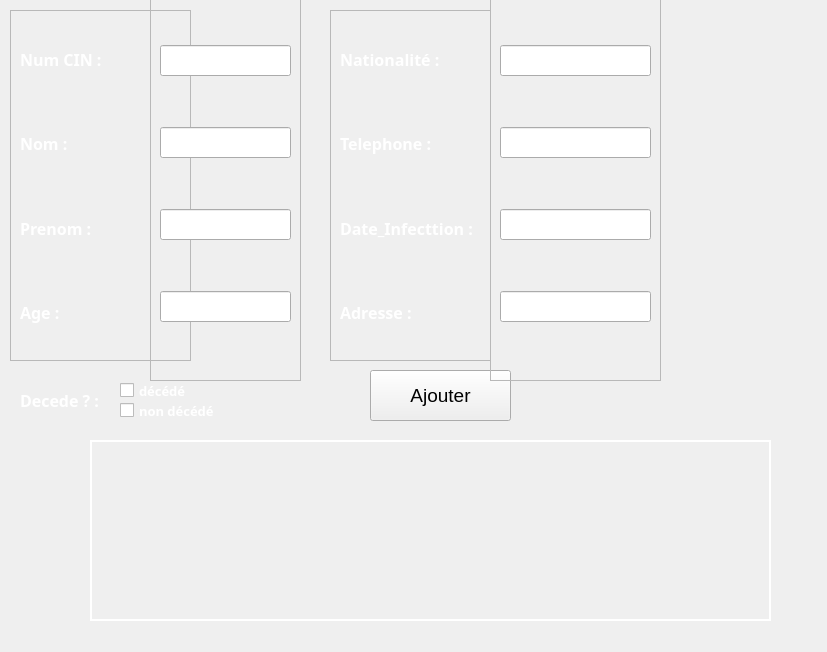
<?xml version="1.0" encoding="UTF-8"?>
<ui version="4.0">
 <class>Form</class>
 <widget class="QWidget" name="Form">
  <property name="geometry">
   <rect>
    <x>0</x>
    <y>0</y>
    <width>827</width>
    <height>652</height>
   </rect>
  </property>
  <property name="windowTitle">
   <string>Form</string>
  </property>
  <widget class="QPushButton" name="pushButton">
   <property name="geometry">
    <rect>
     <x>370</x>
     <y>370</y>
     <width>141</width>
     <height>51</height>
    </rect>
   </property>
   <property name="font">
    <font>
     <pointsize>14</pointsize>
    </font>
   </property>
   <property name="text">
    <string>Ajouter</string>
   </property>
  </widget>
  <widget class="QLabel" name="label_11">
   <property name="geometry">
    <rect>
     <x>90</x>
     <y>440</y>
     <width>681</width>
     <height>181</height>
    </rect>
   </property>
   <property name="palette">
    <palette>
     <active>
      <colorrole role="WindowText">
       <brush brushstyle="SolidPattern">
        <color alpha="255">
         <red>255</red>
         <green>255</green>
         <blue>255</blue>
        </color>
       </brush>
      </colorrole>
      <colorrole role="Text">
       <brush brushstyle="SolidPattern">
        <color alpha="255">
         <red>255</red>
         <green>255</green>
         <blue>255</blue>
        </color>
       </brush>
      </colorrole>
     </active>
     <inactive>
      <colorrole role="WindowText">
       <brush brushstyle="SolidPattern">
        <color alpha="255">
         <red>255</red>
         <green>255</green>
         <blue>255</blue>
        </color>
       </brush>
      </colorrole>
      <colorrole role="Text">
       <brush brushstyle="SolidPattern">
        <color alpha="255">
         <red>255</red>
         <green>255</green>
         <blue>255</blue>
        </color>
       </brush>
      </colorrole>
     </inactive>
     <disabled>
      <colorrole role="WindowText">
       <brush brushstyle="SolidPattern">
        <color alpha="255">
         <red>120</red>
         <green>120</green>
         <blue>120</blue>
        </color>
       </brush>
      </colorrole>
      <colorrole role="Text">
       <brush brushstyle="SolidPattern">
        <color alpha="255">
         <red>120</red>
         <green>120</green>
         <blue>120</blue>
        </color>
       </brush>
      </colorrole>
     </disabled>
    </palette>
   </property>
   <property name="font">
    <font>
     <family>Segoe UI Semibold</family>
     <pointsize>9</pointsize>
     <weight>75</weight>
     <bold>true</bold>
    </font>
   </property>
   <property name="frameShape">
    <enum>QFrame::WinPanel</enum>
   </property>
   <property name="text">
    <string/>
   </property>
  </widget>
  <widget class="QFrame" name="frame">
   <property name="geometry">
    <rect>
     <x>10</x>
     <y>10</y>
     <width>181</width>
     <height>351</height>
    </rect>
   </property>
   <property name="frameShape">
    <enum>QFrame::StyledPanel</enum>
   </property>
   <property name="frameShadow">
    <enum>QFrame::Raised</enum>
   </property>
   <layout class="QVBoxLayout" name="verticalLayout">
    <item>
     <widget class="QLabel" name="label_2">
      <property name="palette">
       <palette>
        <active>
         <colorrole role="WindowText">
          <brush brushstyle="SolidPattern">
           <color alpha="255">
            <red>255</red>
            <green>255</green>
            <blue>255</blue>
           </color>
          </brush>
         </colorrole>
         <colorrole role="Text">
          <brush brushstyle="SolidPattern">
           <color alpha="255">
            <red>255</red>
            <green>255</green>
            <blue>255</blue>
           </color>
          </brush>
         </colorrole>
        </active>
        <inactive>
         <colorrole role="WindowText">
          <brush brushstyle="SolidPattern">
           <color alpha="255">
            <red>255</red>
            <green>255</green>
            <blue>255</blue>
           </color>
          </brush>
         </colorrole>
         <colorrole role="Text">
          <brush brushstyle="SolidPattern">
           <color alpha="255">
            <red>255</red>
            <green>255</green>
            <blue>255</blue>
           </color>
          </brush>
         </colorrole>
        </inactive>
        <disabled>
         <colorrole role="WindowText">
          <brush brushstyle="SolidPattern">
           <color alpha="255">
            <red>120</red>
            <green>120</green>
            <blue>120</blue>
           </color>
          </brush>
         </colorrole>
         <colorrole role="Text">
          <brush brushstyle="SolidPattern">
           <color alpha="255">
            <red>120</red>
            <green>120</green>
            <blue>120</blue>
           </color>
          </brush>
         </colorrole>
        </disabled>
       </palette>
      </property>
      <property name="font">
       <font>
        <family>Segoe UI Black</family>
        <pointsize>12</pointsize>
        <weight>75</weight>
        <bold>true</bold>
       </font>
      </property>
      <property name="layoutDirection">
       <enum>Qt::LeftToRight</enum>
      </property>
      <property name="frameShape">
       <enum>QFrame::NoFrame</enum>
      </property>
      <property name="text">
       <string>Num CIN :</string>
      </property>
     </widget>
    </item>
    <item>
     <widget class="QLabel" name="label_3">
      <property name="palette">
       <palette>
        <active>
         <colorrole role="WindowText">
          <brush brushstyle="SolidPattern">
           <color alpha="255">
            <red>255</red>
            <green>255</green>
            <blue>255</blue>
           </color>
          </brush>
         </colorrole>
         <colorrole role="Text">
          <brush brushstyle="SolidPattern">
           <color alpha="255">
            <red>255</red>
            <green>255</green>
            <blue>255</blue>
           </color>
          </brush>
         </colorrole>
        </active>
        <inactive>
         <colorrole role="WindowText">
          <brush brushstyle="SolidPattern">
           <color alpha="255">
            <red>255</red>
            <green>255</green>
            <blue>255</blue>
           </color>
          </brush>
         </colorrole>
         <colorrole role="Text">
          <brush brushstyle="SolidPattern">
           <color alpha="255">
            <red>255</red>
            <green>255</green>
            <blue>255</blue>
           </color>
          </brush>
         </colorrole>
        </inactive>
        <disabled>
         <colorrole role="WindowText">
          <brush brushstyle="SolidPattern">
           <color alpha="255">
            <red>120</red>
            <green>120</green>
            <blue>120</blue>
           </color>
          </brush>
         </colorrole>
         <colorrole role="Text">
          <brush brushstyle="SolidPattern">
           <color alpha="255">
            <red>120</red>
            <green>120</green>
            <blue>120</blue>
           </color>
          </brush>
         </colorrole>
        </disabled>
       </palette>
      </property>
      <property name="font">
       <font>
        <family>Segoe UI Black</family>
        <pointsize>12</pointsize>
        <weight>75</weight>
        <bold>true</bold>
       </font>
      </property>
      <property name="layoutDirection">
       <enum>Qt::LeftToRight</enum>
      </property>
      <property name="frameShape">
       <enum>QFrame::NoFrame</enum>
      </property>
      <property name="text">
       <string>Nom :</string>
      </property>
     </widget>
    </item>
    <item>
     <widget class="QLabel" name="label_4">
      <property name="palette">
       <palette>
        <active>
         <colorrole role="WindowText">
          <brush brushstyle="SolidPattern">
           <color alpha="255">
            <red>255</red>
            <green>255</green>
            <blue>255</blue>
           </color>
          </brush>
         </colorrole>
         <colorrole role="Text">
          <brush brushstyle="SolidPattern">
           <color alpha="255">
            <red>255</red>
            <green>255</green>
            <blue>255</blue>
           </color>
          </brush>
         </colorrole>
        </active>
        <inactive>
         <colorrole role="WindowText">
          <brush brushstyle="SolidPattern">
           <color alpha="255">
            <red>255</red>
            <green>255</green>
            <blue>255</blue>
           </color>
          </brush>
         </colorrole>
         <colorrole role="Text">
          <brush brushstyle="SolidPattern">
           <color alpha="255">
            <red>255</red>
            <green>255</green>
            <blue>255</blue>
           </color>
          </brush>
         </colorrole>
        </inactive>
        <disabled>
         <colorrole role="WindowText">
          <brush brushstyle="SolidPattern">
           <color alpha="255">
            <red>120</red>
            <green>120</green>
            <blue>120</blue>
           </color>
          </brush>
         </colorrole>
         <colorrole role="Text">
          <brush brushstyle="SolidPattern">
           <color alpha="255">
            <red>120</red>
            <green>120</green>
            <blue>120</blue>
           </color>
          </brush>
         </colorrole>
        </disabled>
       </palette>
      </property>
      <property name="font">
       <font>
        <family>Segoe UI Black</family>
        <pointsize>12</pointsize>
        <weight>75</weight>
        <bold>true</bold>
       </font>
      </property>
      <property name="layoutDirection">
       <enum>Qt::LeftToRight</enum>
      </property>
      <property name="frameShape">
       <enum>QFrame::NoFrame</enum>
      </property>
      <property name="text">
       <string>Prenom :</string>
      </property>
     </widget>
    </item>
    <item>
     <widget class="QLabel" name="label_5">
      <property name="palette">
       <palette>
        <active>
         <colorrole role="WindowText">
          <brush brushstyle="SolidPattern">
           <color alpha="255">
            <red>255</red>
            <green>255</green>
            <blue>255</blue>
           </color>
          </brush>
         </colorrole>
         <colorrole role="Text">
          <brush brushstyle="SolidPattern">
           <color alpha="255">
            <red>255</red>
            <green>255</green>
            <blue>255</blue>
           </color>
          </brush>
         </colorrole>
        </active>
        <inactive>
         <colorrole role="WindowText">
          <brush brushstyle="SolidPattern">
           <color alpha="255">
            <red>255</red>
            <green>255</green>
            <blue>255</blue>
           </color>
          </brush>
         </colorrole>
         <colorrole role="Text">
          <brush brushstyle="SolidPattern">
           <color alpha="255">
            <red>255</red>
            <green>255</green>
            <blue>255</blue>
           </color>
          </brush>
         </colorrole>
        </inactive>
        <disabled>
         <colorrole role="WindowText">
          <brush brushstyle="SolidPattern">
           <color alpha="255">
            <red>120</red>
            <green>120</green>
            <blue>120</blue>
           </color>
          </brush>
         </colorrole>
         <colorrole role="Text">
          <brush brushstyle="SolidPattern">
           <color alpha="255">
            <red>120</red>
            <green>120</green>
            <blue>120</blue>
           </color>
          </brush>
         </colorrole>
        </disabled>
       </palette>
      </property>
      <property name="font">
       <font>
        <family>Segoe UI Black</family>
        <pointsize>12</pointsize>
        <weight>75</weight>
        <bold>true</bold>
       </font>
      </property>
      <property name="layoutDirection">
       <enum>Qt::LeftToRight</enum>
      </property>
      <property name="frameShape">
       <enum>QFrame::NoFrame</enum>
      </property>
      <property name="text">
       <string>Age :</string>
      </property>
     </widget>
    </item>
   </layout>
  </widget>
  <widget class="QFrame" name="frame_2">
   <property name="geometry">
    <rect>
     <x>150</x>
     <y>-10</y>
     <width>151</width>
     <height>391</height>
    </rect>
   </property>
   <property name="frameShape">
    <enum>QFrame::StyledPanel</enum>
   </property>
   <property name="frameShadow">
    <enum>QFrame::Raised</enum>
   </property>
   <layout class="QVBoxLayout" name="verticalLayout_2">
    <item>
     <widget class="QLineEdit" name="lineEdit_2">
      <property name="font">
       <font>
        <family>Malgun Gothic</family>
        <pointsize>12</pointsize>
       </font>
      </property>
     </widget>
    </item>
    <item>
     <widget class="QLineEdit" name="lineEdit_3">
      <property name="font">
       <font>
        <family>Malgun Gothic</family>
        <pointsize>12</pointsize>
       </font>
      </property>
     </widget>
    </item>
    <item>
     <widget class="QLineEdit" name="lineEdit_4">
      <property name="font">
       <font>
        <family>Malgun Gothic</family>
        <pointsize>12</pointsize>
       </font>
      </property>
     </widget>
    </item>
    <item>
     <widget class="QLineEdit" name="lineEdit_5">
      <property name="font">
       <font>
        <family>Malgun Gothic</family>
        <pointsize>12</pointsize>
       </font>
      </property>
     </widget>
    </item>
   </layout>
  </widget>
  <widget class="QFrame" name="frame_3">
   <property name="geometry">
    <rect>
     <x>330</x>
     <y>10</y>
     <width>161</width>
     <height>351</height>
    </rect>
   </property>
   <property name="frameShape">
    <enum>QFrame::StyledPanel</enum>
   </property>
   <property name="frameShadow">
    <enum>QFrame::Raised</enum>
   </property>
   <layout class="QVBoxLayout" name="verticalLayout_3">
    <item>
     <widget class="QLabel" name="label_7">
      <property name="palette">
       <palette>
        <active>
         <colorrole role="WindowText">
          <brush brushstyle="SolidPattern">
           <color alpha="255">
            <red>255</red>
            <green>255</green>
            <blue>255</blue>
           </color>
          </brush>
         </colorrole>
         <colorrole role="Text">
          <brush brushstyle="SolidPattern">
           <color alpha="255">
            <red>255</red>
            <green>255</green>
            <blue>255</blue>
           </color>
          </brush>
         </colorrole>
        </active>
        <inactive>
         <colorrole role="WindowText">
          <brush brushstyle="SolidPattern">
           <color alpha="255">
            <red>255</red>
            <green>255</green>
            <blue>255</blue>
           </color>
          </brush>
         </colorrole>
         <colorrole role="Text">
          <brush brushstyle="SolidPattern">
           <color alpha="255">
            <red>255</red>
            <green>255</green>
            <blue>255</blue>
           </color>
          </brush>
         </colorrole>
        </inactive>
        <disabled>
         <colorrole role="WindowText">
          <brush brushstyle="SolidPattern">
           <color alpha="255">
            <red>120</red>
            <green>120</green>
            <blue>120</blue>
           </color>
          </brush>
         </colorrole>
         <colorrole role="Text">
          <brush brushstyle="SolidPattern">
           <color alpha="255">
            <red>120</red>
            <green>120</green>
            <blue>120</blue>
           </color>
          </brush>
         </colorrole>
        </disabled>
       </palette>
      </property>
      <property name="font">
       <font>
        <family>Segoe UI Black</family>
        <pointsize>12</pointsize>
        <weight>75</weight>
        <bold>true</bold>
       </font>
      </property>
      <property name="layoutDirection">
       <enum>Qt::LeftToRight</enum>
      </property>
      <property name="frameShape">
       <enum>QFrame::NoFrame</enum>
      </property>
      <property name="text">
       <string>Nationalité :</string>
      </property>
     </widget>
    </item>
    <item>
     <widget class="QLabel" name="label_8">
      <property name="palette">
       <palette>
        <active>
         <colorrole role="WindowText">
          <brush brushstyle="SolidPattern">
           <color alpha="255">
            <red>255</red>
            <green>255</green>
            <blue>255</blue>
           </color>
          </brush>
         </colorrole>
         <colorrole role="Text">
          <brush brushstyle="SolidPattern">
           <color alpha="255">
            <red>255</red>
            <green>255</green>
            <blue>255</blue>
           </color>
          </brush>
         </colorrole>
        </active>
        <inactive>
         <colorrole role="WindowText">
          <brush brushstyle="SolidPattern">
           <color alpha="255">
            <red>255</red>
            <green>255</green>
            <blue>255</blue>
           </color>
          </brush>
         </colorrole>
         <colorrole role="Text">
          <brush brushstyle="SolidPattern">
           <color alpha="255">
            <red>255</red>
            <green>255</green>
            <blue>255</blue>
           </color>
          </brush>
         </colorrole>
        </inactive>
        <disabled>
         <colorrole role="WindowText">
          <brush brushstyle="SolidPattern">
           <color alpha="255">
            <red>120</red>
            <green>120</green>
            <blue>120</blue>
           </color>
          </brush>
         </colorrole>
         <colorrole role="Text">
          <brush brushstyle="SolidPattern">
           <color alpha="255">
            <red>120</red>
            <green>120</green>
            <blue>120</blue>
           </color>
          </brush>
         </colorrole>
        </disabled>
       </palette>
      </property>
      <property name="font">
       <font>
        <family>Segoe UI Black</family>
        <pointsize>12</pointsize>
        <weight>75</weight>
        <bold>true</bold>
       </font>
      </property>
      <property name="layoutDirection">
       <enum>Qt::LeftToRight</enum>
      </property>
      <property name="frameShape">
       <enum>QFrame::NoFrame</enum>
      </property>
      <property name="text">
       <string>Telephone :</string>
      </property>
     </widget>
    </item>
    <item>
     <widget class="QLabel" name="label_9">
      <property name="palette">
       <palette>
        <active>
         <colorrole role="WindowText">
          <brush brushstyle="SolidPattern">
           <color alpha="255">
            <red>255</red>
            <green>255</green>
            <blue>255</blue>
           </color>
          </brush>
         </colorrole>
         <colorrole role="Text">
          <brush brushstyle="SolidPattern">
           <color alpha="255">
            <red>255</red>
            <green>255</green>
            <blue>255</blue>
           </color>
          </brush>
         </colorrole>
        </active>
        <inactive>
         <colorrole role="WindowText">
          <brush brushstyle="SolidPattern">
           <color alpha="255">
            <red>255</red>
            <green>255</green>
            <blue>255</blue>
           </color>
          </brush>
         </colorrole>
         <colorrole role="Text">
          <brush brushstyle="SolidPattern">
           <color alpha="255">
            <red>255</red>
            <green>255</green>
            <blue>255</blue>
           </color>
          </brush>
         </colorrole>
        </inactive>
        <disabled>
         <colorrole role="WindowText">
          <brush brushstyle="SolidPattern">
           <color alpha="255">
            <red>120</red>
            <green>120</green>
            <blue>120</blue>
           </color>
          </brush>
         </colorrole>
         <colorrole role="Text">
          <brush brushstyle="SolidPattern">
           <color alpha="255">
            <red>120</red>
            <green>120</green>
            <blue>120</blue>
           </color>
          </brush>
         </colorrole>
        </disabled>
       </palette>
      </property>
      <property name="font">
       <font>
        <family>Segoe UI Black</family>
        <pointsize>12</pointsize>
        <weight>75</weight>
        <bold>true</bold>
       </font>
      </property>
      <property name="layoutDirection">
       <enum>Qt::LeftToRight</enum>
      </property>
      <property name="frameShape">
       <enum>QFrame::NoFrame</enum>
      </property>
      <property name="text">
       <string>Date_Infecttion :</string>
      </property>
     </widget>
    </item>
    <item>
     <widget class="QLabel" name="label_6">
      <property name="palette">
       <palette>
        <active>
         <colorrole role="WindowText">
          <brush brushstyle="SolidPattern">
           <color alpha="255">
            <red>255</red>
            <green>255</green>
            <blue>255</blue>
           </color>
          </brush>
         </colorrole>
         <colorrole role="Text">
          <brush brushstyle="SolidPattern">
           <color alpha="255">
            <red>255</red>
            <green>255</green>
            <blue>255</blue>
           </color>
          </brush>
         </colorrole>
        </active>
        <inactive>
         <colorrole role="WindowText">
          <brush brushstyle="SolidPattern">
           <color alpha="255">
            <red>255</red>
            <green>255</green>
            <blue>255</blue>
           </color>
          </brush>
         </colorrole>
         <colorrole role="Text">
          <brush brushstyle="SolidPattern">
           <color alpha="255">
            <red>255</red>
            <green>255</green>
            <blue>255</blue>
           </color>
          </brush>
         </colorrole>
        </inactive>
        <disabled>
         <colorrole role="WindowText">
          <brush brushstyle="SolidPattern">
           <color alpha="255">
            <red>120</red>
            <green>120</green>
            <blue>120</blue>
           </color>
          </brush>
         </colorrole>
         <colorrole role="Text">
          <brush brushstyle="SolidPattern">
           <color alpha="255">
            <red>120</red>
            <green>120</green>
            <blue>120</blue>
           </color>
          </brush>
         </colorrole>
        </disabled>
       </palette>
      </property>
      <property name="font">
       <font>
        <family>Segoe UI Black</family>
        <pointsize>12</pointsize>
        <weight>75</weight>
        <bold>true</bold>
       </font>
      </property>
      <property name="layoutDirection">
       <enum>Qt::LeftToRight</enum>
      </property>
      <property name="frameShape">
       <enum>QFrame::NoFrame</enum>
      </property>
      <property name="text">
       <string>Adresse :</string>
      </property>
     </widget>
    </item>
   </layout>
  </widget>
  <widget class="QCheckBox" name="dec_oui">
   <property name="geometry">
    <rect>
     <x>120</x>
     <y>380</y>
     <width>131</width>
     <height>21</height>
    </rect>
   </property>
   <property name="palette">
    <palette>
     <active>
      <colorrole role="WindowText">
       <brush brushstyle="SolidPattern">
        <color alpha="255">
         <red>255</red>
         <green>255</green>
         <blue>255</blue>
        </color>
       </brush>
      </colorrole>
      <colorrole role="Text">
       <brush brushstyle="SolidPattern">
        <color alpha="255">
         <red>255</red>
         <green>255</green>
         <blue>255</blue>
        </color>
       </brush>
      </colorrole>
      <colorrole role="ButtonText">
       <brush brushstyle="SolidPattern">
        <color alpha="255">
         <red>255</red>
         <green>255</green>
         <blue>255</blue>
        </color>
       </brush>
      </colorrole>
     </active>
     <inactive>
      <colorrole role="WindowText">
       <brush brushstyle="SolidPattern">
        <color alpha="255">
         <red>255</red>
         <green>255</green>
         <blue>255</blue>
        </color>
       </brush>
      </colorrole>
      <colorrole role="Text">
       <brush brushstyle="SolidPattern">
        <color alpha="255">
         <red>255</red>
         <green>255</green>
         <blue>255</blue>
        </color>
       </brush>
      </colorrole>
      <colorrole role="ButtonText">
       <brush brushstyle="SolidPattern">
        <color alpha="255">
         <red>255</red>
         <green>255</green>
         <blue>255</blue>
        </color>
       </brush>
      </colorrole>
     </inactive>
     <disabled>
      <colorrole role="WindowText">
       <brush brushstyle="SolidPattern">
        <color alpha="255">
         <red>120</red>
         <green>120</green>
         <blue>120</blue>
        </color>
       </brush>
      </colorrole>
      <colorrole role="Text">
       <brush brushstyle="SolidPattern">
        <color alpha="255">
         <red>120</red>
         <green>120</green>
         <blue>120</blue>
        </color>
       </brush>
      </colorrole>
      <colorrole role="ButtonText">
       <brush brushstyle="SolidPattern">
        <color alpha="255">
         <red>120</red>
         <green>120</green>
         <blue>120</blue>
        </color>
       </brush>
      </colorrole>
     </disabled>
    </palette>
   </property>
   <property name="font">
    <font>
     <family>Segoe UI Black</family>
     <pointsize>10</pointsize>
     <weight>75</weight>
     <bold>true</bold>
    </font>
   </property>
   <property name="text">
    <string>décédé</string>
   </property>
   <property name="checked">
    <bool>false</bool>
   </property>
  </widget>
  <widget class="QCheckBox" name="dec_non">
   <property name="geometry">
    <rect>
     <x>120</x>
     <y>400</y>
     <width>131</width>
     <height>21</height>
    </rect>
   </property>
   <property name="palette">
    <palette>
     <active>
      <colorrole role="WindowText">
       <brush brushstyle="SolidPattern">
        <color alpha="255">
         <red>255</red>
         <green>255</green>
         <blue>255</blue>
        </color>
       </brush>
      </colorrole>
      <colorrole role="Text">
       <brush brushstyle="SolidPattern">
        <color alpha="255">
         <red>255</red>
         <green>255</green>
         <blue>255</blue>
        </color>
       </brush>
      </colorrole>
      <colorrole role="ButtonText">
       <brush brushstyle="SolidPattern">
        <color alpha="255">
         <red>255</red>
         <green>255</green>
         <blue>255</blue>
        </color>
       </brush>
      </colorrole>
     </active>
     <inactive>
      <colorrole role="WindowText">
       <brush brushstyle="SolidPattern">
        <color alpha="255">
         <red>255</red>
         <green>255</green>
         <blue>255</blue>
        </color>
       </brush>
      </colorrole>
      <colorrole role="Text">
       <brush brushstyle="SolidPattern">
        <color alpha="255">
         <red>255</red>
         <green>255</green>
         <blue>255</blue>
        </color>
       </brush>
      </colorrole>
      <colorrole role="ButtonText">
       <brush brushstyle="SolidPattern">
        <color alpha="255">
         <red>255</red>
         <green>255</green>
         <blue>255</blue>
        </color>
       </brush>
      </colorrole>
     </inactive>
     <disabled>
      <colorrole role="WindowText">
       <brush brushstyle="SolidPattern">
        <color alpha="255">
         <red>120</red>
         <green>120</green>
         <blue>120</blue>
        </color>
       </brush>
      </colorrole>
      <colorrole role="Text">
       <brush brushstyle="SolidPattern">
        <color alpha="255">
         <red>120</red>
         <green>120</green>
         <blue>120</blue>
        </color>
       </brush>
      </colorrole>
      <colorrole role="ButtonText">
       <brush brushstyle="SolidPattern">
        <color alpha="255">
         <red>120</red>
         <green>120</green>
         <blue>120</blue>
        </color>
       </brush>
      </colorrole>
     </disabled>
    </palette>
   </property>
   <property name="font">
    <font>
     <family>Segoe UI Black</family>
     <pointsize>10</pointsize>
     <weight>75</weight>
     <bold>true</bold>
    </font>
   </property>
   <property name="text">
    <string>non décédé</string>
   </property>
  </widget>
  <widget class="QLabel" name="label">
   <property name="geometry">
    <rect>
     <x>-90</x>
     <y>-60</y>
     <width>1001</width>
     <height>821</height>
    </rect>
   </property>
   <property name="text">
    <string/>
   </property>
   <property name="pixmap">
    <pixmap>covid.jpg</pixmap>
   </property>
   <property name="scaledContents">
    <bool>true</bool>
   </property>
  </widget>
  <widget class="QLabel" name="label_10">
   <property name="geometry">
    <rect>
     <x>20</x>
     <y>370</y>
     <width>91</width>
     <height>61</height>
    </rect>
   </property>
   <property name="palette">
    <palette>
     <active>
      <colorrole role="WindowText">
       <brush brushstyle="SolidPattern">
        <color alpha="255">
         <red>255</red>
         <green>255</green>
         <blue>255</blue>
        </color>
       </brush>
      </colorrole>
      <colorrole role="Text">
       <brush brushstyle="SolidPattern">
        <color alpha="255">
         <red>255</red>
         <green>255</green>
         <blue>255</blue>
        </color>
       </brush>
      </colorrole>
     </active>
     <inactive>
      <colorrole role="WindowText">
       <brush brushstyle="SolidPattern">
        <color alpha="255">
         <red>255</red>
         <green>255</green>
         <blue>255</blue>
        </color>
       </brush>
      </colorrole>
      <colorrole role="Text">
       <brush brushstyle="SolidPattern">
        <color alpha="255">
         <red>255</red>
         <green>255</green>
         <blue>255</blue>
        </color>
       </brush>
      </colorrole>
     </inactive>
     <disabled>
      <colorrole role="WindowText">
       <brush brushstyle="SolidPattern">
        <color alpha="255">
         <red>120</red>
         <green>120</green>
         <blue>120</blue>
        </color>
       </brush>
      </colorrole>
      <colorrole role="Text">
       <brush brushstyle="SolidPattern">
        <color alpha="255">
         <red>120</red>
         <green>120</green>
         <blue>120</blue>
        </color>
       </brush>
      </colorrole>
     </disabled>
    </palette>
   </property>
   <property name="font">
    <font>
     <family>Segoe UI Black</family>
     <pointsize>12</pointsize>
     <weight>75</weight>
     <bold>true</bold>
    </font>
   </property>
   <property name="layoutDirection">
    <enum>Qt::LeftToRight</enum>
   </property>
   <property name="frameShape">
    <enum>QFrame::NoFrame</enum>
   </property>
   <property name="text">
    <string>Decede ? :</string>
   </property>
  </widget>
  <widget class="QFrame" name="frame_4">
   <property name="geometry">
    <rect>
     <x>490</x>
     <y>-10</y>
     <width>171</width>
     <height>391</height>
    </rect>
   </property>
   <property name="frameShape">
    <enum>QFrame::StyledPanel</enum>
   </property>
   <property name="frameShadow">
    <enum>QFrame::Raised</enum>
   </property>
   <layout class="QVBoxLayout" name="verticalLayout_4">
    <item>
     <widget class="QLineEdit" name="lineEdit_7">
      <property name="font">
       <font>
        <family>Malgun Gothic</family>
        <pointsize>12</pointsize>
        <weight>50</weight>
        <bold>false</bold>
       </font>
      </property>
     </widget>
    </item>
    <item>
     <widget class="QLineEdit" name="lineEdit_8">
      <property name="font">
       <font>
        <family>Malgun Gothic</family>
        <pointsize>12</pointsize>
        <weight>50</weight>
        <bold>false</bold>
       </font>
      </property>
     </widget>
    </item>
    <item>
     <widget class="QLineEdit" name="lineEdit_9">
      <property name="font">
       <font>
        <family>Malgun Gothic</family>
        <pointsize>12</pointsize>
        <weight>50</weight>
        <bold>false</bold>
       </font>
      </property>
     </widget>
    </item>
    <item>
     <widget class="QLineEdit" name="lineEdit_6">
      <property name="font">
       <font>
        <family>Malgun Gothic</family>
        <pointsize>12</pointsize>
        <weight>50</weight>
        <bold>false</bold>
       </font>
      </property>
     </widget>
    </item>
   </layout>
  </widget>
  <zorder>label</zorder>
  <zorder>pushButton</zorder>
  <zorder>label_11</zorder>
  <zorder>frame</zorder>
  <zorder>frame_2</zorder>
  <zorder>frame_3</zorder>
  <zorder>dec_oui</zorder>
  <zorder>dec_non</zorder>
  <zorder>label_10</zorder>
  <zorder>frame_4</zorder>
 </widget>
 <resources/>
 <connections/>
</ui>
